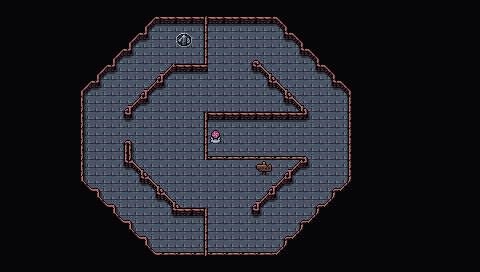

This game map was drawn from its Tiled (.tmx) file and the tilesets committed beside it. A one-line description and the trimmed map source follow:
An orthogonal 30x17 tile map with 16x16 px tiles, 4 tile layers (Collision, Background, Walls, Clutter), 2 tilesets and 8 objects.

<map version="1.10" tiledversion="1.10.1" orientation="orthogonal" renderorder="right-down" width="30" height="17" tilewidth="16" tileheight="16" infinite="0" nextlayerid="9" nextobjectid="68">
 <editorsettings>
  <export target="wastetown..tmx" format="tmx" />
 </editorsettings>
 <tileset firstgid="1" source="../../../../common/maps/tileset/main.tsx" />
 <tileset firstgid="10113" source="../../../../common/maps/tileset/buildings.tsx" />
 <layer id="6" name="Collision" width="30" height="17">
  <data>[510 cells, 33 non-empty, 3 distinct tile ids]</data>
 </layer>
 <layer id="1" name="Background" width="30" height="17" tintcolor="#8a3440">
  <data>[510 cells, 506 non-empty, 1 distinct tile ids]</data>
 </layer>
 <layer id="2" name="Walls" width="30" height="17">
  <data>[510 cells, 424 non-empty, 16 distinct tile ids]</data>
 </layer>
 <layer id="3" name="Clutter" width="30" height="17">
  <properties>
   <property name="spriteLayer" type="bool" value="true" />
  </properties>
  <data>[510 cells, 7 non-empty, 4 distinct tile ids]</data>
 </layer>
 <objectgroup id="4" name="Objects">
  <object id="57" template="../../../../common/maps/obj/enemy.tx" x="169.494" y="134.657">
   <properties>
    <property name="displayNameOverride" value="The Deceiver" />
    <property name="effect">{ "startBattleWithCard": [ "Wheel of Torture|ULG" ] }</property>
    <property name="enemy" value="Torturer" />
    <property name="threatRange" type="int" value="100" />
   <property name="speedModifier" type="float" value="20" /></properties>
  </object>
  <object id="58" template="../../../../common/maps/obj/treasure.tx" x="330.5" y="123"><properties><property name="reward">[
  {
    "type": "card",
    "sourceDeck": "decks/rewards/tier-S.dck",
    "probability": 0.3,
    "count": 3,
    "addMaxCount": 3
  },
  {
    "type": "card",
    "sourceDeck": "decks/rewards/tier-A.dck",
    "probability": 0.56,
    "count": 3,
    "addMaxCount": 3
  },
  {
    "type": "card",
    "sourceDeck": "decks/rewards/tier-B.dck",
    "probability": 0.6,
    "count": 3,
    "addMaxCount": 3
  },
  {
    "type": "card",
    "sourceDeck": "decks/rewards/tier-C.dck",
    "probability": 0.34,
    "count": 3,
    "addMaxCount": 3
  },
  {
    "type": "card",
    "sourceDeck": "decks/rewards/tier-D.dck",
    "probability": 0.16,
    "count": 3,
    "addMaxCount": 3
  },
  {
    "type": "card",
    "sourceDeck": "decks/rewards/tier-E.dck",
    "probability": 0.04,
    "count": 3,
    "addMaxCount": 3
  }
]</property></properties></object>
  <object id="60" template="../../../../common/maps/obj/gold.tx" x="332" y="137.25" />
  <object id="61" template="../../../../common/maps/obj/gold.tx" x="332" y="149.75" />
  <object id="62" template="../../../../common/maps/obj/entry_up.tx" x="207.5" y="145.192" />
  <object id="63" template="../../../../common/maps/obj/door_left.tx" x="176.5" y="49">
   <properties>
    <property name="teleport" value="../Shandalar Old Border/maps/map/demontower/portal_2F.tmx" />
    <property name="teleportObjectId" value="58" />
   </properties>
  </object>
  <object id="66" template="../../../../common/maps/obj/treasure.tx" x="331.609" y="170.45">
   <properties>
    <property name="reward">[
  {
    "type": "item",
    "count": 1,
    "probability": 1,
    "itemName": "Shoes of Sorrow"
  },
  {
    "type": "card",
    "sourceDeck": "decks/rewards/tier-S.dck",
    "probability": 0.3,
    "count": 3,
    "addMaxCount": 3
  },
  {
    "type": "card",
    "sourceDeck": "decks/rewards/tier-A.dck",
    "probability": 0.56,
    "count": 3,
    "addMaxCount": 3
  },
  {
    "type": "card",
    "sourceDeck": "decks/rewards/tier-B.dck",
    "probability": 0.6,
    "count": 3,
    "addMaxCount": 3
  },
  {
    "type": "card",
    "sourceDeck": "decks/rewards/tier-C.dck",
    "probability": 0.34,
    "count": 3,
    "addMaxCount": 3
  },
  {
    "type": "card",
    "sourceDeck": "decks/rewards/tier-D.dck",
    "probability": 0.16,
    "count": 3,
    "addMaxCount": 3
  },
  {
    "type": "card",
    "sourceDeck": "decks/rewards/tier-E.dck",
    "probability": 0.04,
    "count": 3,
    "addMaxCount": 3
  }
]</property>
   </properties>
  </object>
  <object id="67" template="../../../../common/maps/obj/manashards.tx" x="207.8" y="37.9959" />
 </objectgroup>
</map>
